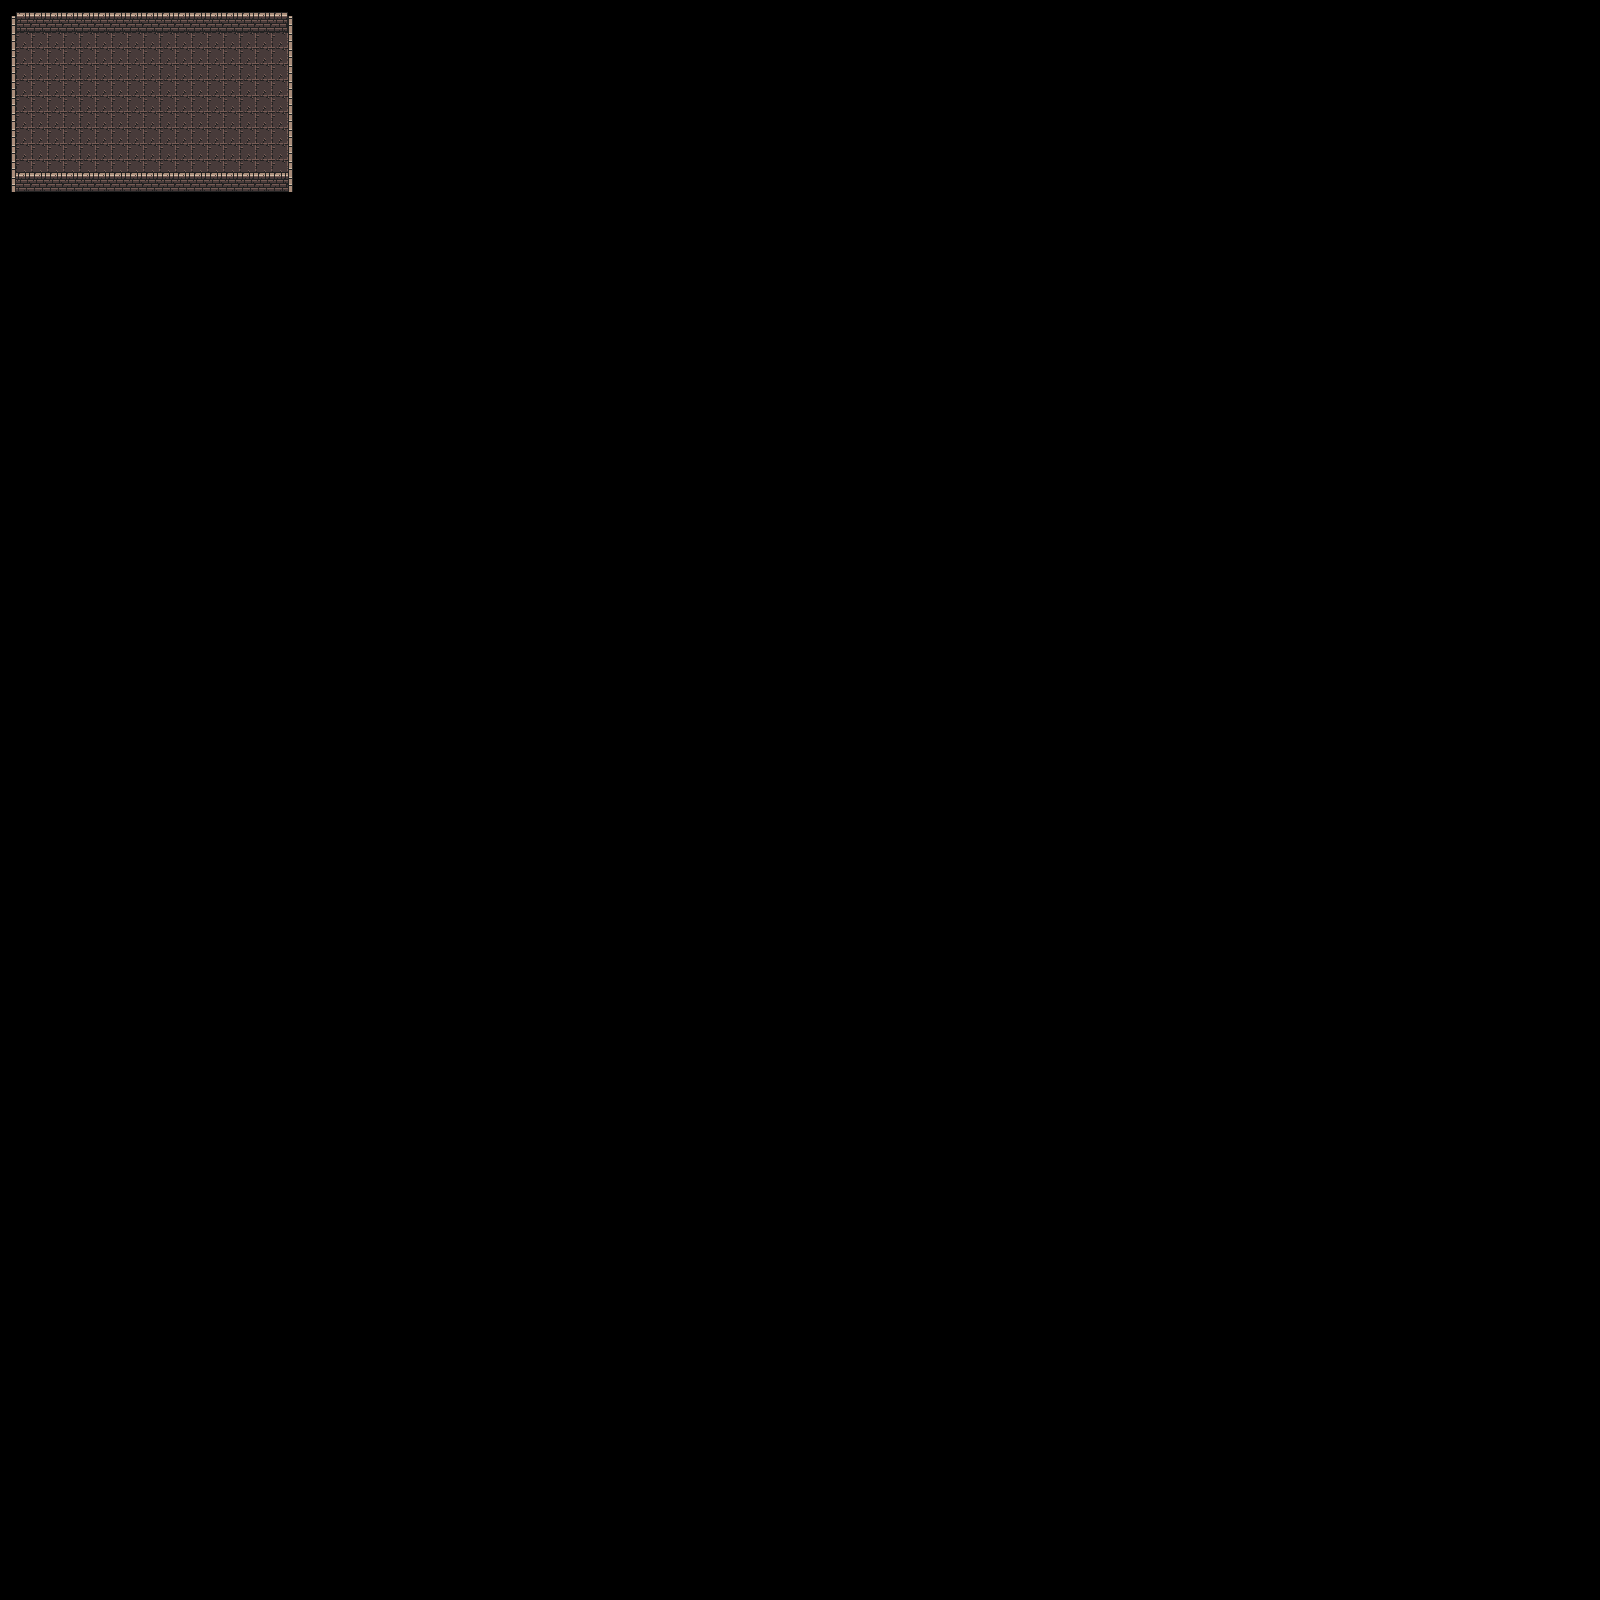

Rendered tile map (Tiled .tmx) drawn with the repository's tilesets; below, a short description and the map source with its tile grids summarised:
An orthogonal 100x100 tile map with 16x16 px tiles, 2 tile layers (Ground, Walls).

<map version="1.9" tiledversion="1.9.0" orientation="orthogonal" renderorder="right-down" width="100" height="100" tilewidth="16" tileheight="16" infinite="0" nextlayerid="3" nextobjectid="1">
 <editorsettings>
  <export target="dungeon-01.json" format="json" />
 </editorsettings>
 <tileset firstgid="1" name="dungeon" tilewidth="16" tileheight="16" tilecount="1024" columns="32">
  <image source="../public/tiles/tileset.png" width="512" height="512" />
  <tile id="33">
   <properties>
    <property name="collides" type="bool" value="true" />
   </properties>
  </tile>
  <tile id="34">
   <properties>
    <property name="collides" type="bool" value="true" />
   </properties>
  </tile>
  <tile id="35">
   <properties>
    <property name="collides" type="bool" value="true" />
   </properties>
  </tile>
  <tile id="256">
   <properties>
    <property name="collides" type="bool" value="true" />
   </properties>
  </tile>
  <tile id="257">
   <properties>
    <property name="collides" type="bool" value="true" />
   </properties>
  </tile>
  <tile id="258">
   <properties>
    <property name="collides" type="bool" value="true" />
   </properties>
  </tile>
  <tile id="259">
   <properties>
    <property name="collides" type="bool" value="true" />
   </properties>
  </tile>
  <tile id="322">
   <properties>
    <property name="collides" type="bool" value="true" />
   </properties>
  </tile>
  <tile id="323">
   <properties>
    <property name="collides" type="bool" value="true" />
   </properties>
  </tile>
  <tile id="970">
   <properties>
    <property name="collides" type="bool" value="false" />
   </properties>
  </tile>
 </tileset>
 <layer id="2" name="Ground" width="100" height="100">
  <data>[10000 cells, 153 non-empty, 1 distinct tile ids]</data>
 </layer>
 <layer id="1" name="Walls" width="100" height="100">
  <data>[10000 cells, 90 non-empty, 8 distinct tile ids]</data>
 </layer>
</map>
